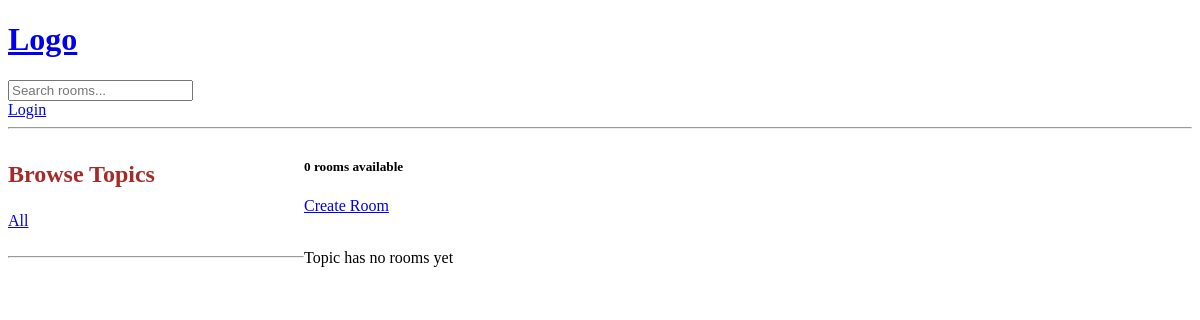
The app's page /, older data.
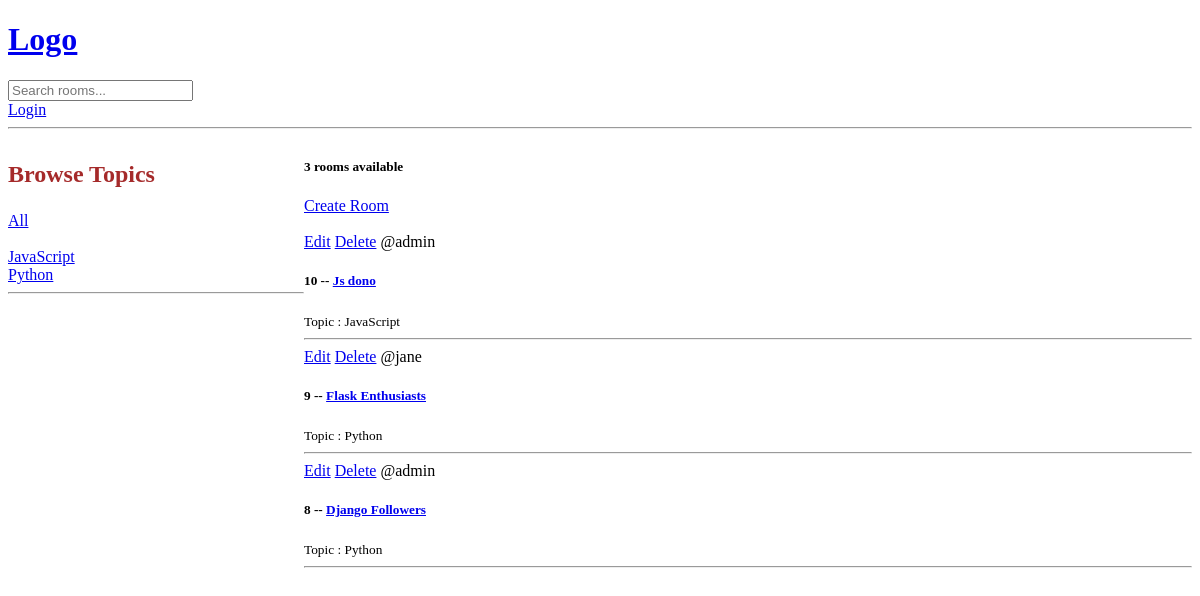
The same page, newer data.
### base/models.py (models this page shows, shortened)
class Topic(models.Model):
    name = models.CharField(max_length=200)

class Room(models.Model):
    host = models.ForeignKey(User, on_delete=models.SET_NULL, null=True)
    topic = models.ForeignKey(Topic, on_delete=models.SET_NULL, null=True)
    name = models.CharField(max_length=200)
    description = models.TextField(null=True, blank=True)
    updated = models.DateTimeField(auto_now=True)
    created = models.DateTimeField(auto_now_add=True)
    class  Meta:
        ordering = ['-updated', '-created']

### base/views.py (the view)
# urls.py: path('', views.home, name="home"),
def home(request):
    q = request.GET.get('q') if request.GET.get('q') != None else ''
    rooms = Room.objects.filter(
        Q(topic__name__icontains=q) |
        Q(name__icontains=q) |
        Q(description__icontains=q)
        )
    topics = Topic.objects.all()
    room_count = rooms.count()
    context =  {'rooms': rooms, 'topics': topics, 'room_count': room_count}
    return render(request, 'base/home.html', context)

### base/templates/base/home.html (shortened to what this page needs)
{% extends 'main.html'%} {% block content%} {% load static %}
<!DOCTYPE html>
<html lang="en">
  <head>
    <link rel="stylesheet" href="{% static 'css/style.css' %}" />
  </head>
  <body>
    <div class="home-container">
      <div>
        <h3 class="big-font">Browse Topics</h3>
        <div>
          <a href="{%url 'home'%}">All</a>
        </div>
        <br />
        {% for topic in topics %}
        <div>
          <a href="{%url 'home'%}?q={{topic.name}}">{{topic.name}}</a>
        </div>
        {%endfor%}
        <hr />
      </div>
      <div>
        <h5>{{room_count}} rooms available</h5>
        <a href="{%url 'create-room'%}">Create Room</a>
        <br />
        <br />
        <div>
          {%if room_count == 0 %}
          <div>
            <p>Topic has no rooms yet</p>
          </div>
          {% endif %} {% for room in rooms %}
          <div>
            <a href="{%url 'update-room' room.id %}">Edit</a>
            <a href="{%url 'delete-room' room.id %}">Delete</a>
            <span>@{{room.host.username}}</span>
            <h5>
              {{room.id}} -- <a href="/room/{{room.id}}">{{room.name}}</a>
            </h5>
            <small>Topic : {{room.topic.name}}</small>
            <hr />
          </div>
          {% endfor %}
        </div>
      </div>
    </div>
  </body>
</html>
{% endblock %}

Row changes from the older to the newer data that the page shows:
added Topic: name "JavaScript"
added Topic: name "Python"
added Room: host.username "admin", id "10", name "Js dono", topic.name "JavaScript"
added Room: host.username "jane", id "9", name "Flask Enthusiasts", topic.name "Python"
added Room: host.username "admin", id "8", name "Django Followers", topic.name "Python"
Text that changed along with them:
{{ room_count }}: "0" → "3"
text no longer shown: "Topic has no rooms yet"
